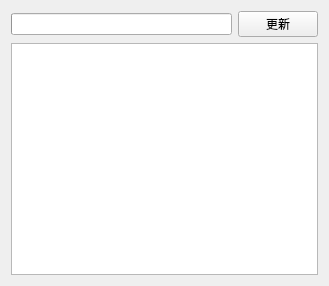
<?xml version="1.0" encoding="UTF-8"?>
<ui version="4.0">
 <class>Form</class>
 <widget class="QWidget" name="Form">
  <property name="enabled">
   <bool>true</bool>
  </property>
  <property name="geometry">
   <rect>
    <x>0</x>
    <y>0</y>
    <width>329</width>
    <height>286</height>
   </rect>
  </property>
  <property name="mouseTracking">
   <bool>true</bool>
  </property>
  <property name="tabletTracking">
   <bool>true</bool>
  </property>
  <property name="windowTitle">
   <string>更新说明</string>
  </property>
  <property name="windowIcon">
   <iconset theme="accessories-calculator"/>
  </property>
  <layout class="QVBoxLayout" name="verticalLayout_2">
   <item>
    <layout class="QVBoxLayout" name="verticalLayout">
     <item>
      <layout class="QHBoxLayout" name="horizontalLayout">
       <item>
        <widget class="QProgressBar" name="progressBar">
         <property name="value">
          <number>0</number>
         </property>
         <property name="textVisible">
          <bool>false</bool>
         </property>
        </widget>
       </item>
       <item>
        <widget class="QPushButton" name="button">
         <property name="text">
          <string>更新</string>
         </property>
        </widget>
       </item>
      </layout>
     </item>
     <item>
      <widget class="QTextBrowser" name="textBrowser">
       <property name="mouseTracking">
        <bool>false</bool>
       </property>
       <property name="tabletTracking">
        <bool>false</bool>
       </property>
      </widget>
     </item>
    </layout>
   </item>
  </layout>
 </widget>
 <resources/>
 <connections/>
</ui>
